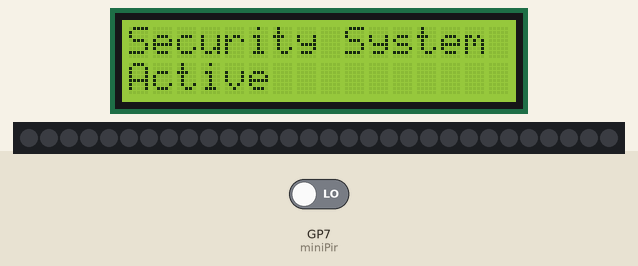
The program below on a simulated Raspberry Pi Pico running MicroPython. Parts: 16×2 character LCD, 30 RGB LEDs in strip order, left to right. Inputs (shaded band) come from the test bench; at power-on: GP7 (miniPir) LOW. Dim RGB values are drawn brighter than linear; WiFi joins after 1.5 s; no MQTT or app messages arrive unless stated; library files of the repository ran but are not shown: ws2812.py; what the program prints to the serial console is not drawn.

Above: at 32.3 s.
At 34.3 s:
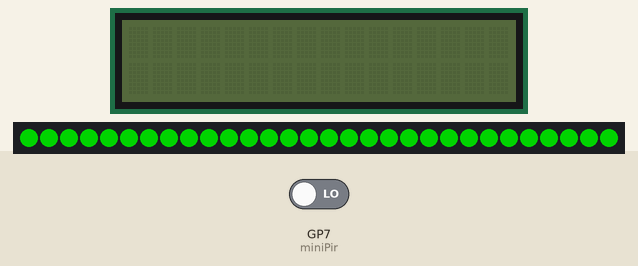

Measured:
- what the display in image 0 shows lasts 2.0 s, from 32.2 s to 34.2 s

The program:

HW_Jessica.py
```python
from machine import Pin, PWM, ADC, SoftI2C
from machine_i2c_lcd import I2cLcd
from umqtt.simple import MQTTClient
from time import sleep, time
from ws2812 import WS2812
import config
import network
import socket
import ssl
import sys


# WIFI SETUP - CONNECTION
ssid = config.ssid
pwd = config.pwd

wlan = network.WLAN(network.STA_IF)
wlan.active(True)
wlan.connect(ssid, pwd)

max_retries = 10
retries = 0
#Waits for the connection to established
#Waits for maximun 20 seconds before continuing
while not wlan.isconnected() and retries < max_retries:
    print(f"Attempt {retries + 1}/{max_retries}...")
    sleep(2)
    retries += 1

if wlan.isconnected():
    print(f"Congratulations WiFi connected succesfully!")
else:
    print("Oh no!Failed to connect to the Wi-Fi!")
    sys.exit()
ip_info = wlan.ifconfig()
print("[INFO] IP address:", ip_info[0])


# set up socket and listen on port 80
addr = socket.getaddrinfo('0.0.0.0', 80)[0][-1]
s = socket.socket()
s.setsockopt(socket.SOL_SOCKET, socket.SO_REUSEADDR, 1)
s.bind(addr)
s.listen(1)  # Listen for incoming connections
s.setblocking(False)

print('[INFO] Listening on', addr)


#MQTT BROKER SETUP:
context = ssl.SSLContext(ssl.PROTOCOL_TLS_CLIENT)
context.verify_mode = ssl.CERT_NONE

client = MQTTClient(
    client_id=b'hello',
    server=config.MQTT_BROKER,
    port=config.MQTT_PORT,               # TLS port for HiveMQ
    user=config.MQTT_USER,
    password=config.MQTT_PWD,
    ssl=context              # <- keep context as TA requires
)

client.connect()

# LED colors
BLACK = (0, 0, 0)
RED   = (255, 0, 0)
GREEN = (0, 255, 0)

# Define the LCD I2C address and dimensions
I2C_ADDR = 0x27
I2C_NUM_ROWS = 2
I2C_NUM_COLS = 16

# Line for the PIR motion detector
miniPir = Pin(7, Pin.IN,)

# Initialize I2C and LCD objects
i2c = SoftI2C(sda=Pin(2), scl=Pin(3), freq=400000)

lcd = I2cLcd(i2c, I2C_ADDR, I2C_NUM_ROWS, I2C_NUM_COLS)

# Line for the buzzer warning, default OFF
pwm = PWM(Pin(5))  # buzzer connected to A1
pwm.freq(10000)
servo_val = 10000
led = WS2812(16, 30)   # GP16, 1 LED

# LED helper functions
def led_red():
    led.pixels_fill(RED)
    led.pixels_show()

def led_green():
    led.pixels_fill(GREEN)
    led.pixels_show()

def led_off():
    led.pixels_fill(BLACK)
    led.pixels_show()

# PIR warm-up
print("Warming up PIR...")
sleep(30)
print("PIR ready")

# States
armed_mode = True       # waiting mode
alert_mode = False      # intrusion active
alert_start = 0
motion_latched = False
pir_counter = 0 #counter variable

# Startup display
lcd.putstr("Security System Active")
sleep(2)
lcd.clear()
lcd.backlight_off()
led_green()

#HTML Code display
status_char = "System Active"
# generate html
def generate_html(status):
    html = f"HTTP/1.1 200 OK\r\nContent-Type: text/html\r\n\r\n" + f"""\
<!DOCTYPE html>
<html>
  <head><title>Security alarm system</title></head>
  <body>
      <h1 style='color:red; text-align:center'>SECURITY ALARM SYSTEM</h1>
      <h2>Status: {status}</h2>
      <p>This is static content for now.</p>
  </body>
</html>
"""
    return str(html)


try:
    while True:
        val = miniPir.value()

        # --- WAIT FOR PIR TO GO LOW ---
        if motion_latched:
            if val == 0:
                motion_latched = False
                armed_mode = True
            sleep(0.05)
            continue

        # --- ALERT (ONCE PER MOTION) ---
        if val == 1 and armed_mode:
            armed_mode = False
            alert_mode = True
            alert_start = time()
            motion_latched = True

            pir_counter +=1
            mqtt_msg=str(pir_counter)
            try:
                client.publish("home/security/pir_count",mqtt_msg)
            except Exception as e:
                print("MQTT publish error:",e)

            led_red() #alert led

            lcd.backlight_on()
            lcd.clear()
            lcd.putstr("ALERT")
            lcd.move_to(0, 1)
            lcd.putstr("Intruder")

            pwm.duty_u16(servo_val)

        # --- STOP BUZZER + SYSTEM OFF ---
        if alert_mode and time() - alert_start > 2:
            pwm.duty_u16(0)
            alert_mode = False

            lcd.clear()
            lcd.putstr("Security System")
            lcd.move_to(0, 1)
            lcd.putstr("OFF")

            try:
                client.publish("home/security/state","OFF")
            except Exception as e:
                print("MQTT publish error:", e)

            led_green() #system off

            sleep(1)
            lcd.clear()
            lcd.backlight_off()

        # --- WEB CLIENT (non-blocking) ---
        try:
            cl, addr = s.accept()
        except OSError:
            cl = None  # No client waiting

        if cl:
            try:
                request = cl.recv(1024)  # read request
                cl.send(generate_html(status_char))  # send static HTML
            except OSError:
                pass
            finally:
                cl.close()


        sleep(0.05)


except KeyboardInterrupt:
    lcd.backlight_off()
    pwm.duty_u16(0)
```

config.py
```python
ssid = "JESSICA" #"change correct Wi-Fi name here"
pwd = "1234567890" #"Add your Wi-Fi password here"
MQTT_BROKER = '5b52a741d6104c309c63d2bf1884a717.s1.eu.hivemq.cloud' # broker/server URL
MQTT_PORT= 8883
MQTT_USER = 'jssuarezc'  # access username
MQTT_PWD = 'dr34msc#m3trU3' # access pwd

# Topics
TOPIC_CONTROL = b"pico/control"  # Topic to receive commands (UNLOCK, LOCK)
TOPIC_STATUS = b"pico/status"    # Topic to send updates (ARMED, ALERT)
```
